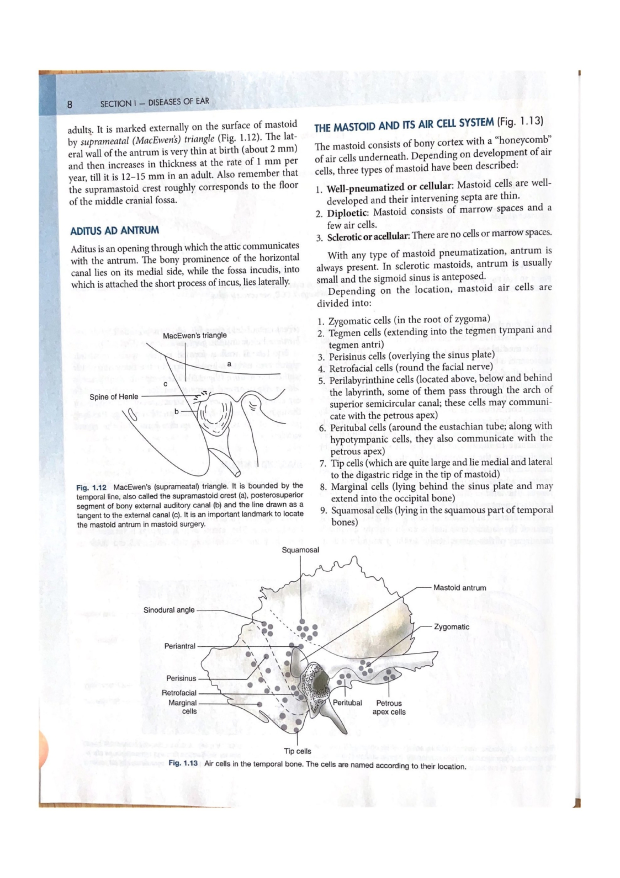
#> input picture images/Dhingra ENT 8th Edition_Split_page-0007.jpg, 1240 x 1755 px (shown at 1/2 size)
$ python tryLayoutParser.py
#> lines starting #> are read from the running program, lines starting #| are printed output that depends on the picture; after the words box and inside, x2 and y2 are one past the last pixel; in counts of white or black regions, pixels touching at a corner belong together
"""
Custom Document Layout Analysis System
Pure Computer Vision approach - No AI models
Uses OpenCV morphological operations and contour analysis
Highly customizable for specific document types
"""

import cv2
import numpy as np
import matplotlib.pyplot as plt
import matplotlib.patches as patches
from collections import defaultdict

class CustomLayoutAnalyzer:
    def __init__(self, config=None):
        """
        Initialize with customizable parameters

        Args:
            config: Dictionary of configuration parameters
        """
        # Default configuration - easily customizable
        self.config = {
            # Preprocessing
            'denoise_h': 10,
            'denoise_template_window': 7,
            'denoise_search_window': 21,

            # Morphological operations
            'dilate_kernel_width': 25,   # Horizontal dilation to connect words
            'dilate_kernel_height': 3,    # Vertical dilation to connect lines
            'dilate_iterations': 2,

            # Contour filtering
            'min_width': 60,
            'min_height': 20,
            'min_area': 1500,
            'max_aspect_ratio': 20,
            'min_aspect_ratio': 0.1,

            # Column detection
            'column_gap_threshold': 60,   # Minimum gap between columns (pixels)

            # Text region classification
            'header_zone': 0.08,          # Top 8% is header zone
            'footer_zone': 0.92,          # Bottom 8% is footer zone
        }

        # Update with user config if provided
        if config:
            self.config.update(config)

        print("✅ Custom Layout Analyzer initialized")
        print(f"   Config: {self.config}\n")

    def analyze_document(self, image_path, visualize=True):
        """
        Main analysis pipeline

        Steps:
        1. Load and preprocess image
        2. Detect text regions using morphology
        3. Filter and clean regions
        4. Detect columns
        5. Sort reading order
        6. Classify regions
        7. Visualize results
        """
        print(f"📄 Analyzing: {image_path}")

        # Step 1: Load and preprocess
        image, binary, processed = self._preprocess_image(image_path)
        h, w = image.shape[:2]

        # Step 2: Detect text regions
        contours = self._detect_text_regions(processed)
        print(f"   Found {len(contours)} initial contours")

        # Step 3: Convert to bounding boxes and filter
        boxes = self._contours_to_boxes(contours, w, h)
        print(f"   Converted to {len(boxes)} bounding boxes")

        # Step 4: Merge overlapping boxes
        merged_boxes = self._merge_overlapping_boxes(boxes)
        print(f"   Merged to {len(merged_boxes)} regions")

        # Step 5: Filter by size and shape
        filtered_boxes = self._filter_boxes(merged_boxes, w, h)
        print(f"   Filtered to {len(filtered_boxes)} valid regions")

        # Step 6: Detect columns and sort
        sorted_boxes = self._sort_reading_order(filtered_boxes, w, h)

        # Step 7: Classify regions
        classified_boxes = self._classify_regions(sorted_boxes, w, h)

        # Step 8: Visualize
        if visualize:
            self._visualize_results(image, classified_boxes)

        return {
            'boxes': classified_boxes,
            'image_size': (w, h),
            'num_regions': len(classified_boxes)
        }

    def _preprocess_image(self, image_path):
        """Step 1: Load and preprocess image"""
        print("🔄 Preprocessing image...")

        # Load image
        image = cv2.imread(image_path)
#> image is the input picture: shape (1755, 1240, 3); mean B, G, R 242.2, 241.4, 241.2
        gray = cv2.cvtColor(image, cv2.COLOR_BGR2GRAY)

        # Denoise
        denoised = cv2.fastNlMeansDenoising(
            gray,
            h=self.config['denoise_h'],
            templateWindowSize=self.config['denoise_template_window'],
            searchWindowSize=self.config['denoise_search_window']
        )

        # Adaptive thresholding for binarization
        binary = cv2.adaptiveThreshold(
            denoised,
            255,
            cv2.ADAPTIVE_THRESH_GAUSSIAN_C,
            cv2.THRESH_BINARY_INV,  # Inverted: text is white, background is black
            11,
            2
        )
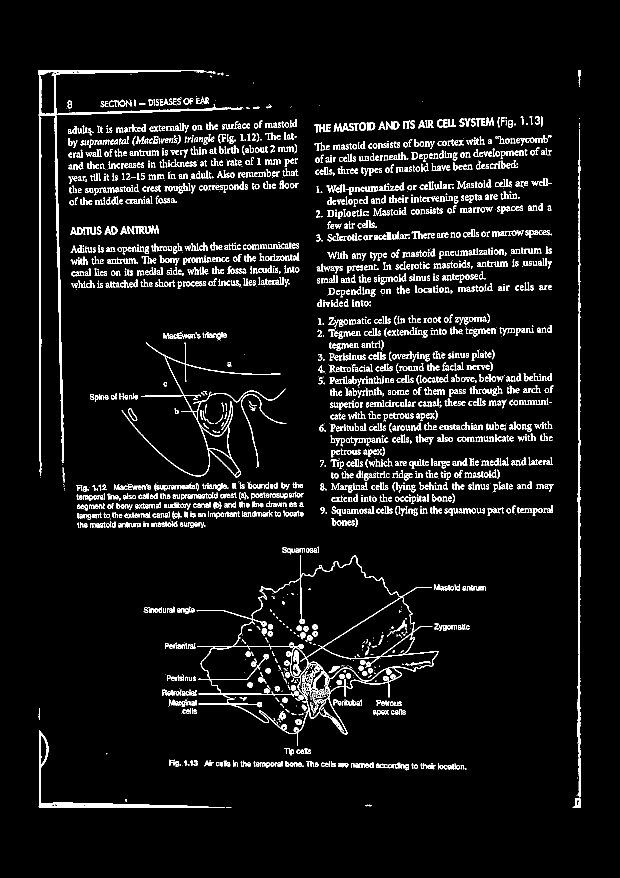
#> binary: shape (1755, 1240) (shown at 1/2 size); 6.2% white in thin lines or dots, all inside (x1, y1, x2, y2) = (77, 140, 1162, 1616)

        # Morphological operations to connect text
        kernel = cv2.getStructuringElement(
            cv2.MORPH_RECT,
            (self.config['dilate_kernel_width'],
             self.config['dilate_kernel_height'])
        )

        dilated = cv2.dilate(
            binary,
            kernel,
            iterations=self.config['dilate_iterations']
        )
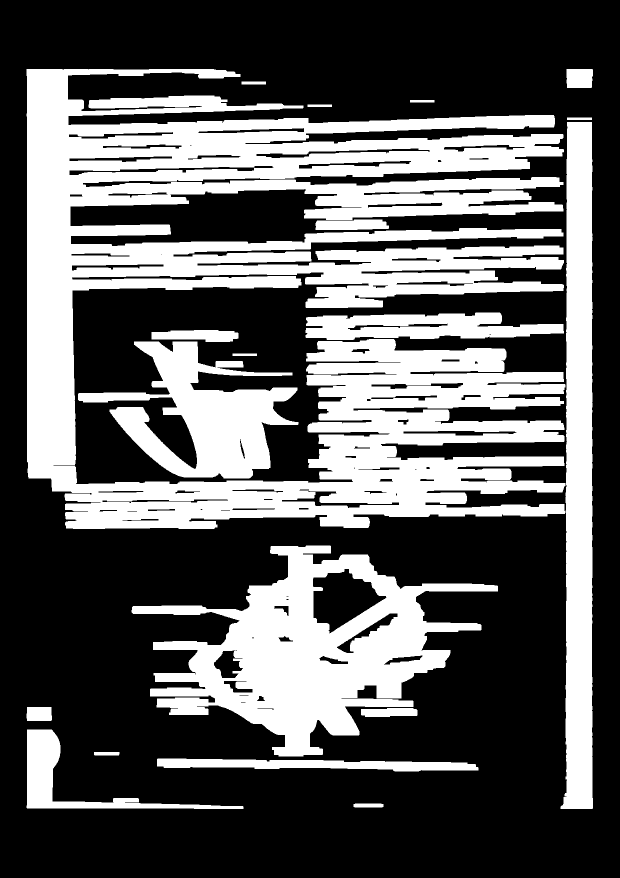
#> dilated: shape (1755, 1240) (shown at 1/2 size); 36.2% white; 19 white regions

        print("   ✓ Denoised, binarized, and dilated")

        return image, binary, dilated

    def _detect_text_regions(self, processed_image):
        """Step 2: Detect text regions using contours"""
        print("🔍 Detecting text regions...")

        # Find contours
        contours, _ = cv2.findContours(
            processed_image,
            cv2.RETR_EXTERNAL,
            cv2.CHAIN_APPROX_SIMPLE
        )
#> contours = 19 contours; largest, box (x1, y1, x2, y2) and area: (53, 138, 1131, 1058) 489128, (263, 1091, 996, 1513) 138296, (1121, 244, 1186, 1618) 70082, (156, 683, 597, 957) 50997, (611, 625, 1128, 680) 19754
#|    Found 19 initial contours

        return contours

    def _contours_to_boxes(self, contours, img_width, img_height):
        """Step 3: Convert contours to bounding boxes"""
#> called with img_width = 1240, img_height = 1755
        boxes = []

        for contour in contours:
            x, y, w, h = cv2.boundingRect(contour)

            # Basic size filter (remove very tiny noise)
            if w > 10 and h > 5:
                boxes.append({
                    'bbox': (x, y, x + w, y + h),
                    'width': w,
                    'height': h,
                    'area': w * h,
                    'x_center': x + w / 2,
                    'y_center': y + h / 2
                })
#> this loop made 19 passes
#> (x, y, w, h) on passes 1, 2, 3, 4, 5, 6, 7, 9: (707, 1607, 60, 8), (314, 1517, 643, 26), (188, 1504, 51, 7), (53, 1459, 434, 159), (722, 1416, 113, 18), (53, 1414, 51, 28), (263, 1091, 733, 422), (156, 683, 441, 274)
#> after the loop, boxes = 15 items
#|    Converted to 15 bounding boxes

        return boxes

    def _merge_overlapping_boxes(self, boxes):
        """Step 4: Merge boxes that overlap significantly"""
        if not boxes:
            return []

        # Sort by Y coordinate
        boxes = sorted(boxes, key=lambda b: b['bbox'][1])
#> boxes = 15 items

        merged = []
        current = boxes[0].copy()
#> current = {'bbox': (1133, 138, 1186, 176), 'width': 53, 'height': 38, 'area': 2014, 'x_center': 1159.5, 'y_center': 157}

        for i in range(1, len(boxes)):
            box = boxes[i]

            # Check if boxes overlap
            x1_curr, y1_curr, x2_curr, y2_curr = current['bbox']
            x1_box, y1_box, x2_box, y2_box = box['bbox']

            # Calculate overlap
            x_overlap = max(0, min(x2_curr, x2_box) - max(x1_curr, x1_box))
            y_overlap = max(0, min(y2_curr, y2_box) - max(y1_curr, y1_box))

            overlap_area = x_overlap * y_overlap
            min_area = min(current['area'], box['area'])

            # If significant overlap (>30%), merge
            if overlap_area > 0.3 * min_area:
                # Merge boxes
                new_x1 = min(x1_curr, x1_box)
                new_y1 = min(y1_curr, y1_box)
                new_x2 = max(x2_curr, x2_box)
                new_y2 = max(y2_curr, y2_box)

                current = {
                    'bbox': (new_x1, new_y1, new_x2, new_y2),
                    'width': new_x2 - new_x1,
                    'height': new_y2 - new_y1,
                    'area': (new_x2 - new_x1) * (new_y2 - new_y1),
                    'x_center': (new_x1 + new_x2) / 2,
                    'y_center': (new_y1 + new_y2) / 2
                }
            else:
                # No overlap, save current and start new
                merged.append(current)
                current = box.copy()
#> this loop made 14 passes
#> (x1_curr, y1_curr, x2_curr, y2_curr, x1_box, y1_box, x2_box, y2_box) on passes 2, 12: (53, 138, 1131, 1058, 483, 163, 532, 169), (53, 1459, 487, 1618, 188, 1504, 239, 1511)
#> after the loop, merged = 12 items
#> in analyze_document, `merged_boxes = self._merge_overlapping_boxes(boxes)`: merged_boxes = 13 items
#|    Merged to 13 regions

        # Don't forget last box
        merged.append(current)

        return merged

    def _filter_boxes(self, boxes, img_width, img_height):
        """Step 5: Filter boxes by size and shape criteria"""
#> called with img_width = 1240, img_height = 1755
        filtered = []

        for box in boxes:
            w = box['width']
            h = box['height']
            area = box['area']

            # Size filters
            if w < self.config['min_width']:
                continue
            if h < self.config['min_height']:
                continue
            if area < self.config['min_area']:
                continue

            # Aspect ratio filter (remove very wide/tall artifacts)
            aspect_ratio = w / h if h > 0 else 0
            if aspect_ratio > self.config['max_aspect_ratio']:
                continue
            if aspect_ratio < self.config['min_aspect_ratio']:
                continue

            filtered.append(box)
#> this loop made 13 passes
#> (w, h, area, aspect_ratio) on passes 2, 3, 4, 5, 6, 7, 8, 11: (1078, 920, 991760, 1.17), (65, 1374, 89310, 0.0473), (147, 21, 3087, 7), (517, 55, 28435, 9.4), (174, 24, 4176, 7.25), (441, 274, 120834, 1.61), (733, 422, 309326, 1.74), (434, 159, 69006, 2.73)
#> after the loop, filtered = 7 items
#|    Filtered to 7 valid regions

        return filtered

    def _sort_reading_order(self, boxes, img_width, img_height):
        """Step 6: Detect columns and sort in reading order"""
#> called with img_width = 1240, img_height = 1755
        print("📊 Detecting columns and sorting...")

        if not boxes:
            return []

        # Extract X centers
        x_centers = [box['x_center'] for box in boxes]
#> x_centers = [592, 704.5, 869.5, 390, 376.5, 629.5, 270]

        if len(x_centers) < 2:
            # Single column - sort by Y
            boxes.sort(key=lambda b: b['bbox'][1])
            print(f"   Single column layout")
            return boxes

        # Find column boundary using gap detection
        sorted_x = sorted(x_centers)
#> sorted_x = [270, 376.5, 390, 592, 629.5, 704.5, 869.5]
        max_gap = 0
        column_boundary = img_width / 2

        for i in range(len(sorted_x) - 1):
            gap = sorted_x[i + 1] - sorted_x[i]
            if gap > max_gap:
                max_gap = gap
                column_boundary = (sorted_x[i] + sorted_x[i + 1]) / 2
#> this loop made 6 passes
#> (gap, max_gap, column_boundary) on passes 1, 3: (106.5, 106.5, 323.2), (202, 202, 491)
#> after the loop, column_boundary = 491; max_gap = 202

        # Check if gap is significant
        if max_gap < self.config['column_gap_threshold']:
            # Single column
            boxes.sort(key=lambda b: b['bbox'][1])
            print(f"   Single column layout")
            return boxes

        # Two-column layout
        left_col = [b for b in boxes if b['x_center'] < column_boundary]
#> left_col = 3 items
        right_col = [b for b in boxes if b['x_center'] >= column_boundary]
#> right_col = 4 items

        # Sort each column by Y
        left_col.sort(key=lambda b: b['bbox'][1])
        right_col.sort(key=lambda b: b['bbox'][1])

        print(f"   2-column layout: Left={len(left_col)}, Right={len(right_col)}")
#|    2-column layout: Left=3, Right=4
        print(f"   Column boundary at X={int(column_boundary)}")
#|    Column boundary at X=491
#> in analyze_document, `sorted_boxes = self._sort_reading_order(filtered_boxes, w, h)`: sorted_boxes = 7 items

        # Combine: left first, then right
        return left_col + right_col

    def _classify_regions(self, boxes, img_width, img_height):
        """Step 7: Classify regions based on position and size"""
#> called with img_width = 1240, img_height = 1755
        print("🏷️  Classifying regions...")

        classified = []

        for idx, box in enumerate(boxes):
            x1, y1, x2, y2 = box['bbox']

            # Default classification
            region_type = 'content'

            # Header detection (top zone)
            if y1 < img_height * self.config['header_zone']:
                region_type = 'header'

            # Footer detection (bottom zone)
            elif y1 > img_height * self.config['footer_zone']:
                region_type = 'footer'

            # Page number (small box in corners)
            elif (box['area'] < 5000 and
                  (x1 < img_width * 0.15 or x2 > img_width * 0.85)):
                region_type = 'page_number'

            # Title (centered, upper portion, not too large)
            elif (abs(box['x_center'] - img_width / 2) < img_width * 0.2 and
                  y1 < img_height * 0.3 and
                  box['area'] < 50000):
                region_type = 'title'

            classified.append({
                'id': idx,
                'type': region_type,
                'bbox': box['bbox'],
                'area': box['area'],
                'reading_order': idx + 1
            })
#> this loop made 7 passes
#> (x1, y1, x2, y2, region_type) on passes 1 to 7: (303, 660, 477, 684, 'content'), (156, 683, 597, 957, 'content'), (53, 1459, 487, 1618, 'content'), (53, 138, 1131, 1058, 'header'), (631, 439, 778, 460, 'title'), (611, 625, 1128, 680, 'content'), (263, 1091, 996, 1513, 'content')
#> after the loop, classified = 7 items

        # Count types
        type_counts = defaultdict(int)
        for box in classified:
            type_counts[box['type']] += 1
#> this loop made 7 passes
#> after the loop, type_counts = {'content': 5, 'header': 1, 'title': 1}

        print(f"   Classification: {dict(type_counts)}")
#|    Classification: {'content': 5, 'header': 1, 'title': 1}
#> in analyze_document, `classified_boxes = self._classify_regions(sorted_boxes, w, h)`: classified_boxes = 7 items

        return classified

    def _visualize_results(self, image, boxes):
        """Step 8: Visualize detected regions"""
        print("🎨 Creating visualization...")

        fig, ax = plt.subplots(1, 1, figsize=(14, 18))
        ax.imshow(cv2.cvtColor(image, cv2.COLOR_BGR2RGB))

        # Color map for region types
        color_map = {
            'header': 'red',
            'title': 'purple',
            'content': 'green',
            'footer': 'orange',
            'page_number': 'yellow'
        }

        # Rainbow colors for reading order
        colors = plt.cm.rainbow(np.linspace(0, 1, len(boxes)))
#> colors = [[0.5, 0, 1, 1], [0.171, 0.495, 0.967, 1], [0.167, 0.866, 0.866, 1], [0.504, 1, 0.705, 1], [0.833, 0.866, 0.5, 1], [1, 0.495, 0.256, 1], [1, 1.22e-16, 6.12e-17, 1]]

        for box in boxes:
            x1, y1, x2, y2 = box['bbox']
            region_type = box['type']
            reading_order = box['reading_order']

            # Draw rectangle
            color = colors[box['id']]
            rect = patches.Rectangle(
                (x1, y1), x2 - x1, y2 - y1,
                linewidth=2.5,
                edgecolor=color,
                facecolor='none',
                linestyle='-'
            )
            ax.add_patch(rect)

            # Add reading order number
            ax.text(
                x1 + 5, y1 + 25, str(reading_order),
                color='white',
                fontsize=14,
                fontweight='bold',
                bbox=dict(
                    boxstyle='round,pad=0.5',
                    facecolor=color,
                    edgecolor='white',
                    linewidth=2,
                    alpha=0.9
                )
            )

            # Add region type label
            ax.text(
                x1 + 5, y2 - 10, region_type.upper(),
                color='white',
                fontsize=9,
                bbox=dict(
                    boxstyle='round,pad=0.3',
                    facecolor=color_map.get(region_type, 'blue'),
                    alpha=0.7
                )
            )
#> this loop made 7 passes
#> (x1, y1, x2, y2, region_type, color) on passes 1 to 7: (303, 660, 477, 684, 'content', [0.5, 0, 1, 1]), (156, 683, 597, 957, 'content', [0.171, 0.495, 0.967, 1]), (53, 1459, 487, 1618, 'content', [0.167, 0.866, 0.866, 1]), (53, 138, 1131, 1058, 'header', [0.504, 1, 0.705, 1]), (631, 439, 778, 460, 'title', [0.833, 0.866, 0.5, 1]), (611, 625, 1128, 680, 'content', [1, 0.495, 0.256, 1]), (263, 1091, 996, 1513, 'content', [1, 1.22e-16, 6.12e-17, 1])

        ax.axis('off')
        plt.title(
            f'Custom Layout Analysis - {len(boxes)} Regions\n'
            f'Numbers show reading order | Colors indicate type',
            fontsize=16,
            fontweight='bold',
            pad=20
        )
        plt.tight_layout()

        # Save
        output_file = 'custom_layout_visualization.png'
        plt.savefig(output_file, dpi=150, bbox_inches='tight')
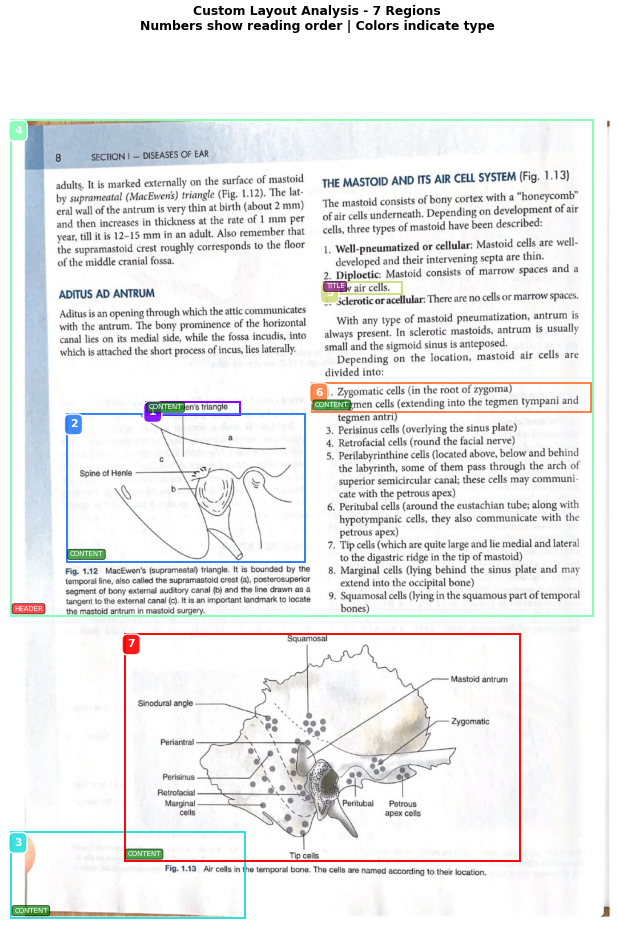
#> figure drawn by matplotlib, 1 panel
#> `result = analyzer.analyze_document( image_path=image_path, visualize=T..`: result = 3 items
        print(f"💾 Saved: {output_file}")

        plt.show()

    def print_results(self, result):
        """Pretty print analysis results"""
        print("\n" + "="*70)
        print("📊 LAYOUT ANALYSIS RESULTS")
        print("="*70)

        boxes = result['boxes']
#> boxes = 7 items
        img_w, img_h = result['image_size']
#> img_w = 1240; img_h = 1755

        print(f"\n📐 Image size: {img_w} × {img_h}")
#| 📐 Image size: 1240 × 1755
        print(f"📦 Total regions: {result['num_regions']}\n")
#| 📦 Total regions: 7

        # Group by type
        by_type = defaultdict(list)
        for box in boxes:
            by_type[box['type']].append(box)

        for region_type, regions in sorted(by_type.items()):
            print(f"\n{'='*70}")
            print(f"🏷️  {region_type.upper()} ({len(regions)} regions)")
            print(f"{'='*70}")

            for box in regions:
                x1, y1, x2, y2 = box['bbox']
                print(f"  [{box['reading_order']}] Position: ({x1}, {y1}) → ({x2}, {y2})")
                print(f"      Size: {x2-x1} × {y2-y1} | Area: {box['area']}")
#> this loop made 3 passes
#|   [1] Position: (303, 660) → (477, 684)
#|       Size: 174 × 24 | Area: 4176
#|   [2] Position: (156, 683) → (597, 957)
#|       Size: 441 × 274 | Area: 120834
#|   [3] Position: (53, 1459) → (487, 1618)
#|       Size: 434 × 159 | Area: 69006
#> (further printed lines are left out)


# ============================================================================
# USAGE EXAMPLE
# ============================================================================

if __name__ == "__main__":
    # Create analyzer with default config
    analyzer = CustomLayoutAnalyzer()

    # Or customize the configuration
    # custom_config = {
    #     'dilate_kernel_width': 30,  # More aggressive horizontal connection
    #     'min_width': 80,            # Stricter size filter
    #     'column_gap_threshold': 80  # Wider column gap needed
    # }
    # analyzer = CustomLayoutAnalyzer(config=custom_config)

    # Analyze document
    image_path = "images/Dhingra ENT 8th Edition_Split_page-0007.jpg"  # ⚠️ CHANGE THIS

    try:
        result = analyzer.analyze_document(
            image_path=image_path,
            visualize=True
        )

        # Print detailed results
        analyzer.print_results(result)

        # Access boxes programmatically
        print("\n🎯 Programmatic Access Example:")
        for box in result['boxes'][:3]:  # First 3 boxes
            print(f"  Box {box['reading_order']}: {box['type']} at {box['bbox']}")

    except FileNotFoundError:
        print(f"\n❌ Image not found: '{image_path}'")
        print("   Update image_path with your file")
    except Exception as e:
        print(f"\n❌ Error: {str(e)}")
        import traceback
        traceback.print_exc()
